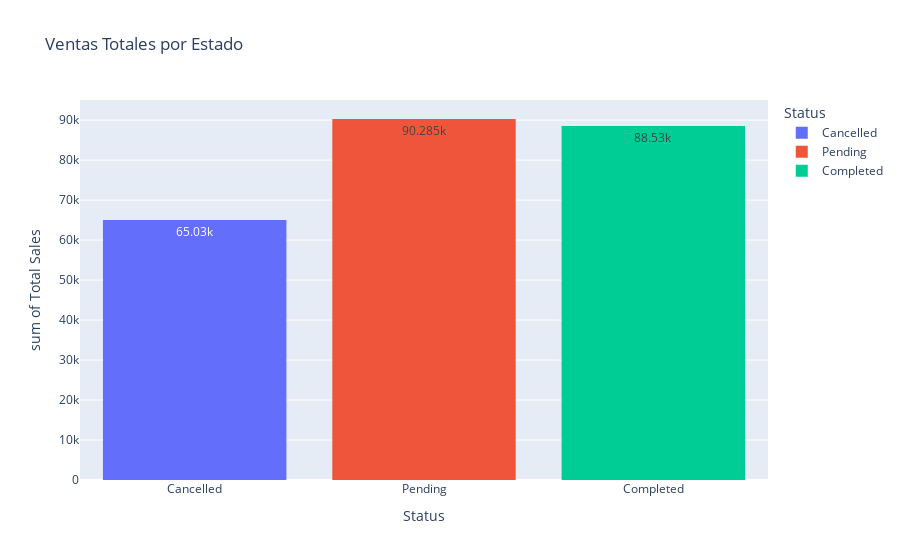

Notebook cell for this chart:
### Code cell
## ventas totales por estado
fig = px.histogram(df, x='Status', color='Status', y='Total Sales',
                    title='Ventas Totales por Estado', text_auto=True, 
                    color_discrete_sequence=px.colors.qualitative.Plotly)
fig.show()

### Figure 1 — Plotly figure (JSON) as saved in the notebook; plotly's stock layout.template omitted (floating-point values rounded to 4 significant figures)
{"data": [{"bingroup": "x", "histfunc": "sum", "hovertemplate": "Status=%{x}<br>sum of Total Sales=%{y}<extra></extra>", "legendgroup": "Cancelled", "marker": {"color": "#636EFA", "pattern": {"shape": ""}}, "name": "Cancelled", "orientation": "v", "showlegend": true, "texttemplate": "%{value}", "type": "histogram", "x": ["Cancelled", "Cancelled", "Cancelled", "Cancelled", "Cancelled", "Cancelled", "Cancelled", "Cancelled", "Cancelled", "Cancelled", "Cancelled", "Cancelled", "Cancelled", "Cancelled", "Cancelled", "Cancelled", "Cancelled", "Cancelled", "Cancelled", "Cancelled", "Cancelled", "Cancelled", "Cancelled", "Cancelled", "Cancelled", "Cancelled", "Cancelled", "Cancelled", "Cancelled", "Cancelled", "Cancelled", "Cancelled", "Cancelled", "Cancelled", "Cancelled", "Cancelled", "Cancelled", "Cancelled", "Cancelled", "Cancelled", "Cancelled", "Cancelled", "Cancelled", "Cancelled", "Cancelled", "Cancelled", "Cancelled", "Cancelled", "Cancelled", "Cancelled", "Cancelled", "Cancelled", "Cancelled", "Cancelled", "Cancelled", "Cancelled", "Cancelled", "Cancelled", "Cancelled", "Cancelled", "Cancelled", "Cancelled", "Cancelled", "Cancelled", "Cancelled", "Cancelled", "Cancelled", "Cancelled", "Cancelled", "Cancelled", "Cancelled", "Cancelled", "Cancelled", "Cancelled", "Cancelled", "Cancelled", "Cancelled"], "xaxis": "x", "y": [180, 120, 500, 1800, 1200, 300, 3600, 600, 500, 1800, 15, 2400, 300, 15, 300, 120, 40, 15, 500, 500, 300, 1200, 100, 2500, 4800, 300, 120, 300, 1500, 2400, 750, 300, 1000, 6000, 200, 600, 60, 120, 1200, 2400, 45, 300, 2400, 750, 1600, 2400, 80, 300, 400, 60, 600, 40, 1800, 15, 200, 40, 120, 160, 1500, 1000, 800, 400, 300, 1200, 1200, 80, 40, 500, 4000, 60, 15, 300, 800, 40, 40, 40, 450], "yaxis": "y"}, {"bingroup": "x", "histfunc": "sum", "hovertemplate": "Status=%{x}<br>sum of Total Sales=%{y}<extra></extra>", "legendgroup": "Pending", "marker": {"color": "#EF553B", "pattern": {"shape": ""}}, "name": "Pending", "orientation": "v", "showlegend": true, "texttemplate": "%{value}", "type": "histogram", "x": ["Pending", "Pending", "Pending", "Pending", "Pending", "Pending", "Pending", "Pending", "Pending", "Pending", "Pending", "Pending", "Pending", "Pending", "Pending", "Pending", "Pending", "Pending", "Pending", "Pending", "Pending", "Pending", "Pending", "Pending", "Pending", "Pending", "Pending", "Pending", "Pending", "Pending", "Pending", "Pending", "Pending", "Pending", "Pending", "Pending", "Pending", "Pending", "Pending", "Pending", "Pending", "Pending", "Pending", "Pending", "Pending", "Pending", "Pending", "Pending", "Pending", "Pending", "Pending", "Pending", "Pending", "Pending", "Pending", "Pending", "Pending", "Pending", "Pending", "Pending", "Pending", "Pending", "Pending", "Pending", "Pending", "Pending", "Pending", "Pending", "Pending", "Pending", "Pending", "Pending", "Pending", "Pending", "Pending", "Pending", "Pending", "Pending", "Pending", "Pending", "Pending", "Pending", "Pending", "Pending", "Pending"], "xaxis": "x", "y": [400, 180, 450, 20, 30, 1600, 400, 4800, 15, 20, 500, 2000, 100, 150, 80, 150, 3600, 2400, 450, 75, 4800, 45, 300, 300, 4800, 750, 2400, 200, 240, 2400, 3200, 75, 300, 75, 1000, 40, 200, 40, 60, 200, 2500, 75, 60, 1000, 500, 15, 6000, 200, 80, 1000, 800, 2500, 20, 300, 180, 2400, 750, 4800, 1500, 2400, 750, 15, 2400, 4000, 800, 300, 75, 600, 75, 2400, 160, 300, 75, 500, 3200, 300, 3000, 500, 120, 60, 180, 400, 150, 2000, 2000], "yaxis": "y"}, {"bingroup": "x", "histfunc": "sum", "hovertemplate": "Status=%{x}<br>sum of Total Sales=%{y}<extra></extra>", "legendgroup": "Completed", "marker": {"color": "#00CC96", "pattern": {"shape": ""}}, "name": "Completed", "orientation": "v", "showlegend": true, "texttemplate": "%{value}", "type": "histogram", "x": ["Completed", "Completed", "Completed", "Completed", "Completed", "Completed", "Completed", "Completed", "Completed", "Completed", "Completed", "Completed", "Completed", "Completed", "Completed", "Completed", "Completed", "Completed", "Completed", "Completed", "Completed", "Completed", "Completed", "Completed", "Completed", "Completed", "Completed", "Completed", "Completed", "Completed", "Completed", "Completed", "Completed", "Completed", "Completed", "Completed", "Completed", "Completed", "Completed", "Completed", "Completed", "Completed", "Completed", "Completed", "Completed", "Completed", "Completed", "Completed", "Completed", "Completed", "Completed", "Completed", "Completed", "Completed", "Completed", "Completed", "Completed", "Completed", "Completed", "Completed", "Completed", "Completed", "Completed", "Completed", "Completed", "Completed", "Completed", "Completed", "Completed", "Completed", "Completed", "Completed", "Completed", "Completed", "Completed", "Completed", "Completed", "Completed", "Completed", "Completed", "Completed", "Completed", "Completed", "Completed", "Completed", "Completed", "Completed", "Completed"], "xaxis": "x", "y": [600, 500, 60, 160, 600, 20, 1000, 180, 75, 100, 2400, 2400, 1600, 100, 2000, 120, 240, 80, 300, 4000, 2500, 15, 600, 200, 100, 2500, 300, 750, 450, 3000, 200, 3200, 180, 3200, 20, 500, 4000, 500, 60, 750, 450, 300, 1000, 1500, 300, 150, 200, 100, 1000, 120, 2400, 2400, 300, 1200, 15, 1500, 3600, 100, 20, 2400, 15, 2400, 60, 120, 1500, 30, 60, 3600, 200, 600, 3600, 200, 2400, 80, 750, 60, 80, 450, 1200, 240, 3600, 1200, 2500, 100, 750, 120, 2000, 2000], "yaxis": "y"}], "layout": {"barmode": "relative", "legend": {"title": {"text": "Status"}, "tracegroupgap": 0}, "title": {"text": "Ventas Totales por Estado"}, "xaxis": {"anchor": "y", "categoryarray": ["Cancelled", "Pending", "Completed"], "categoryorder": "array", "domain": [0, 1], "title": {"text": "Status"}}, "yaxis": {"anchor": "x", "domain": [0, 1], "title": {"text": "sum of Total Sales"}}}}
